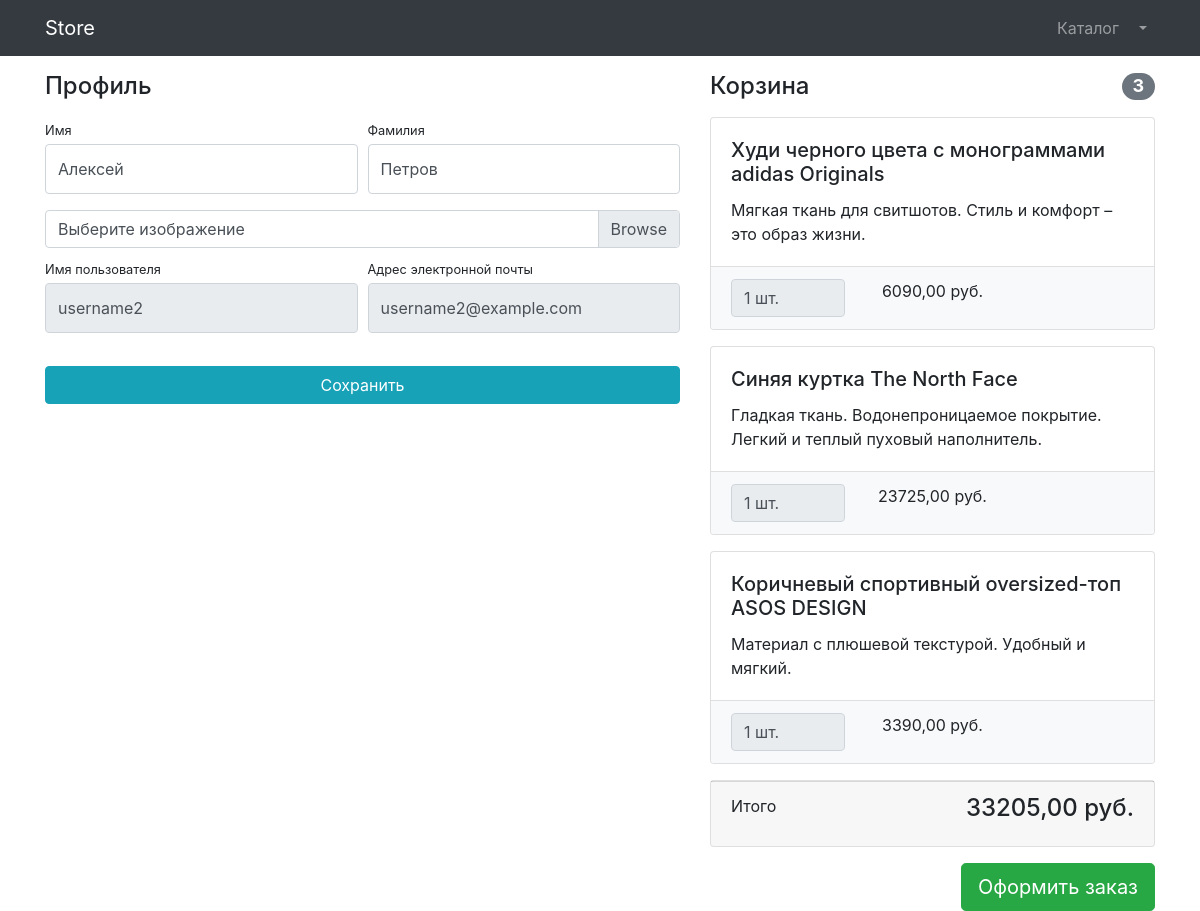
The page /users/profile/ (signed in) on the database its author committed.
### users/models.py (models this page shows)
class User(AbstractUser):
    image = models.ImageField(upload_to='users_images', null=True, blank=True)

### products/models.py (models this page shows, shortened)
class Basket(models.Model):
    user = models.ForeignKey(to=User, on_delete=models.CASCADE)
    product = models.ForeignKey(to=Product, on_delete=models.CASCADE)
    quantity = models.PositiveSmallIntegerField(default=0)
    created_timestamp = models.DateTimeField(auto_now_add=True)
    def sum(self):
        return self.product.price * self.quantity

class Product(models.Model):
    name = models.CharField(max_length=256)
    description = models.TextField()
    price = models.DecimalField(max_digits=8, decimal_places=2)
    quantity = models.PositiveIntegerField(default=0)
    image = models.ImageField(upload_to='products_images')
    category = models.ForeignKey(to=ProductCategory, on_delete=models.CASCADE)
    class Meta:
        verbose_name = 'Товар'
        verbose_name_plural = 'Товары'

### users/views.py (the view)
# urls.py: path('profile/', profile, name='profile'),
@login_required
def profile(request):
    if request.method == "POST":
        form = UserProfileForm(instance=request.user, data=request.POST, files=request.FILES)
        if form.is_valid():
            form.save()
            return HttpResponseRedirect(reverse('users:profile'))
    else:
        form = UserProfileForm(instance=request.user)
    baskets = Basket.objects.filter(user=request.user)
    total_sum = 0
    total_quantity = 0
    for basket in baskets:
        total_sum += basket.sum()
        total_quantity += basket.quantity
    context = {
        'title': 'Store - Профиль',
        'form': form,
        'baskets': baskets,
        'total_sum': total_sum,
        'total_quantity': total_quantity,
    }
    return render(request, 'users/profile.html', context)

### users/forms.py
class UserProfileForm(UserChangeForm):
    first_name = forms.CharField(widget=forms.TextInput(attrs={'class': 'form-control py-4'}))
    last_name = forms.CharField(widget=forms.TextInput(attrs={'class': 'form-control py-4'}))
    image = forms.ImageField(widget=forms.FileInput(attrs={'class': 'custom-file-input'}), required=False)
    username = forms.CharField(widget=forms.TextInput(attrs={'class': 'form-control py-4', 'readonly': True}))
    email = forms.CharField(widget=forms.TextInput(attrs={'class': 'form-control py-4', 'readonly': True}))
    class Meta:
        model = User
        fields = ('first_name', 'last_name', 'image', 'username', 'email')

### users/templates/users/profile.html (shortened to what this page needs)
{% extends 'products/base.html' %}
{% load static %}
{% block css %}
<link href="{% static 'vendor/css/profile.css' %}" rel="stylesheet">
{% endblock %}
{% block content %}
<div class="container">
    <div class="row">
        <div class="col-lg-7">
            <h4 class="mt-3 mb-3">Профиль</h4>
            <form action="{% url 'users:profile' %}" method="post" enctype="multipart/form-data">
                <div class="form-row">
                    <div class="col-lg-6">
                        <div class="form-group">
                            <label class="small mb-1" for="{{ form.first_name.id_for_label }}">Имя</label>
                            {{ form.first_name }}
                        </div>
                    </div>
                    <div class="col-lg-6">
                        <div class="form-group">
                            <label class="small mb-1" for="{{ form.last_name.id_for_label }}">Фамилия</label>
                            {{ form.last_name }}
                        </div>
                    </div>
                </div>
                <div class="form-row mb-2">
                    <div class="col-lg-12">
                        <div class="custom-file">
                            <label class="custom-file-label" for="{{ form.image.id_for_label }}">Выберите
                                изображение</label>
                        </div>
                    </div>
                </div>
                <div class="form-row">
                    <div class="col-lg-6">
                        <label class="small mb-1" for="{{ form.username.id_for_label }}">Имя пользователя</label>
                        {{ form.username }}
                    </div>
                    <div class="col-lg-6">
                        <label class="small mb-1" for="{{ form.email.id_for_label }}">Адрес электронной
                            почты</label>
                        {{ form.email }}
                    </div>
                </div>
                <div class="form-row">
                    <div class="col-lg-12" style="margin-top: 33px;">
                        <input class="btn btn-info btn-block" type="submit" value="Сохранить">
                    </div>
                </div>
            </form>
        </div>
        <div class="col-lg-5">
            {% include 'products/baskets.html' %}
        </div>
    </div>
</div>
{% endblock %}

### products/templates/products/baskets.html (shortened to what this page needs)
{% if baskets %}
<h4 class="mt-3 mb-3 d-flex justify-content-between align-items-center mb-3">
    Корзина <span class="badge badge-secondary badge-pill">{{ total_quantity }}</span>
</h4>
{% for basket in baskets %}
<div class="card mb-3">
    <div class="card-body">
        <h5 class="card-title">{{ basket.product.name }}</h5>
        <p class="card-text">{{ basket.product.description }}</p>
    </div>
    <ul class="list-group list-group-flush">
        <li class="list-group-item bg-light">
            <div class="row text-center">
                <div class="col-lg-4">
                    <input readonly name="basketID" type="text" class="form-control"
                           value="{{ basket.quantity}} шт." min="0">
                </div>
                <div class="col-lg-4">{{ basket.sum }} руб.</div>
                <div class="col-lg-4">
                </div>
            </div>
        </li>
    </ul>
</div>
{% endfor %}
<div class="card mb-3">
    <div class="card-footer">
        <p class="float-left">Итого</p>
        <h4 class="float-right">{{ total_sum }} руб.</h4>
    </div>
</div>
<a class="btn btn-success btn-lg float-right" href="../orders/order-create.html">
    Оформить заказ
</a>
{% else %}
<h4 class="mt-3 mb-3 text-center">
    Корзина пуста
</h4>
{% endif %}

### rows shown on the page
User: first_name "Алексей", last_name "Петров", username "username2", email "username2@example.com"
Basket: product.name "Худи черного цвета с монограммами adidas Originals", product.description "Мягкая ткань для свитшотов. Стиль и комфорт – это образ жизни.", basketID "1 шт.", sum "6090,00"
Basket: product.name "Синяя куртка The North Face", product.description "Гладкая ткань. Водонепроницаемое покрытие. Легкий и теплый пуховый наполнитель.", basketID "1 шт.", sum "23725,00"
Basket: product.name "Коричневый спортивный oversized-топ ASOS DESIGN", product.description "Материал с плюшевой текстурой. Удобный и мягкий.", basketID "1 шт.", sum "3390,00"

### other values the page prints
{{ total_quantity }} "3"
{{ total_sum }} "33205,00"
